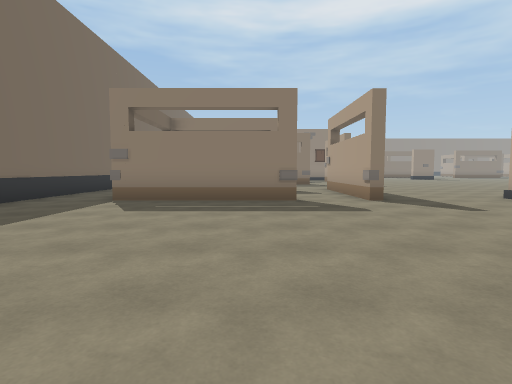
[1] (above)

24 first-person views from a walk through a 3-D level made in the Unity game engine. The camera is 1.3 m above the floor, tilts 4° down and sees 80° across. The floor is counted in squares, 2 m on a side. Each view is taken from the middle of a square. On the plan, view 1 faces up. The plan holds only what a view shows up to about 10 squares ahead; the rest is blank. The place goes on beyond the plan.

[2]
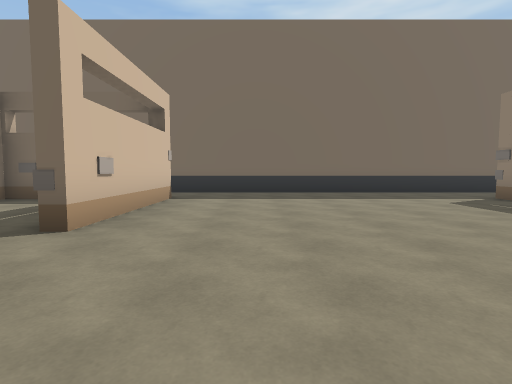

[3]
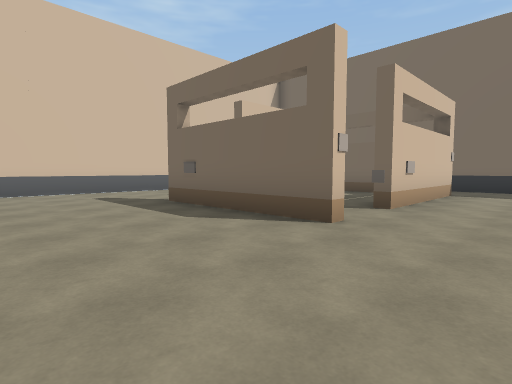

[4]
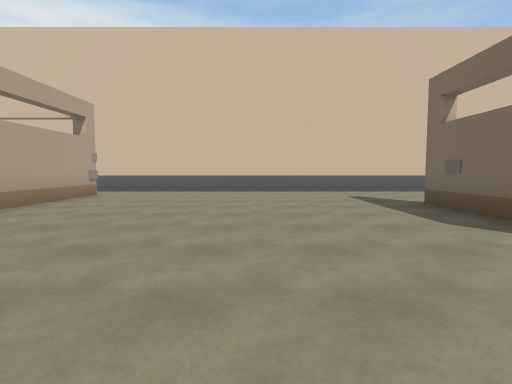

[5]
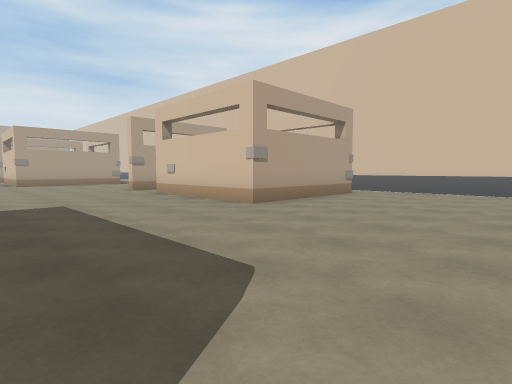

[6]
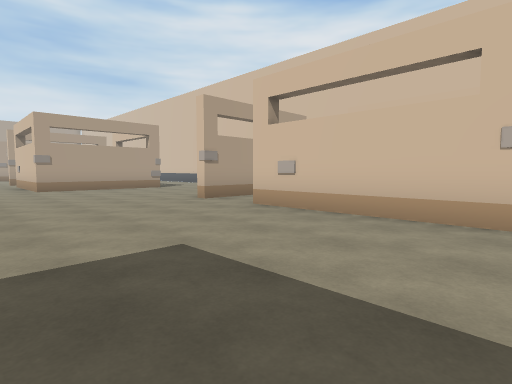

[7]
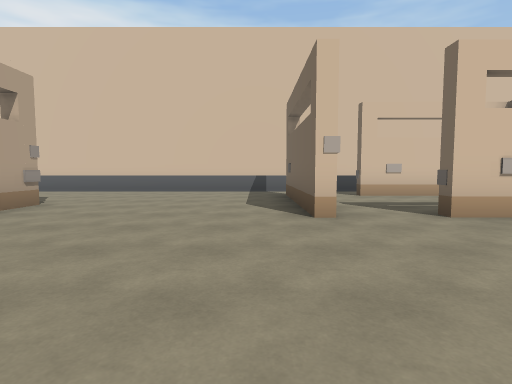

[8]
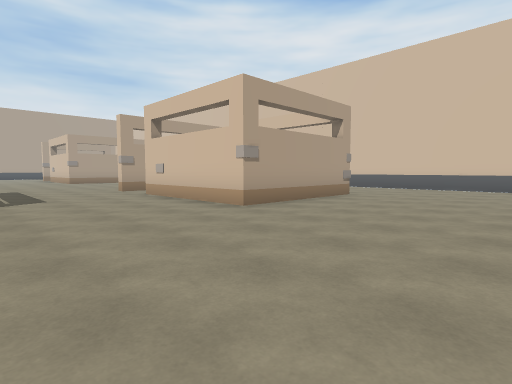

[9]
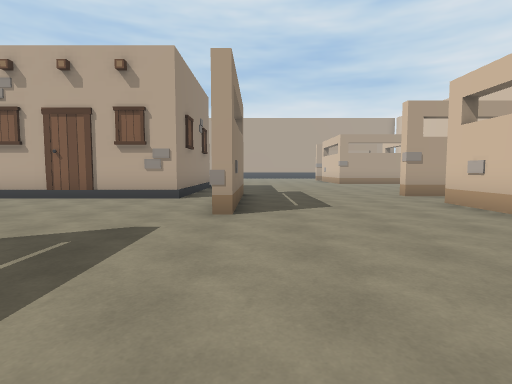

[10]
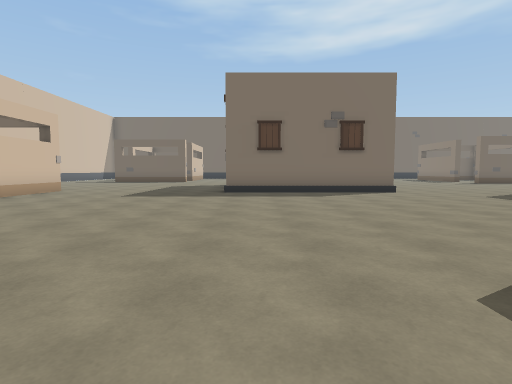

[11]
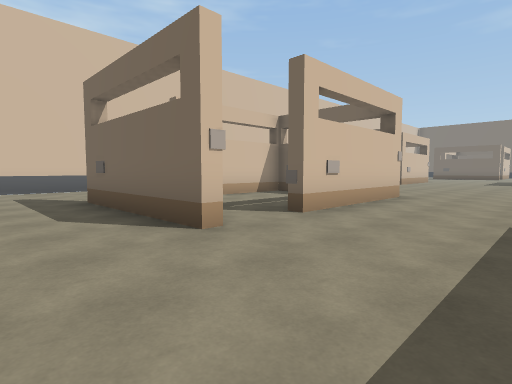

[12]
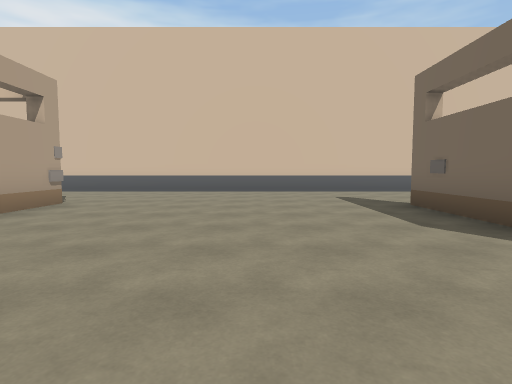

[13]
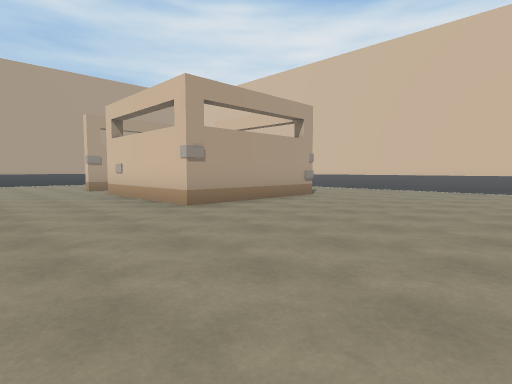

[14]
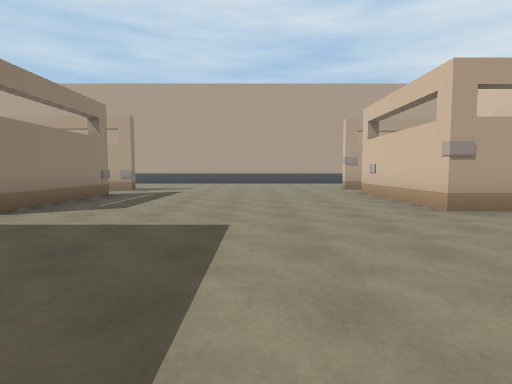

[15]
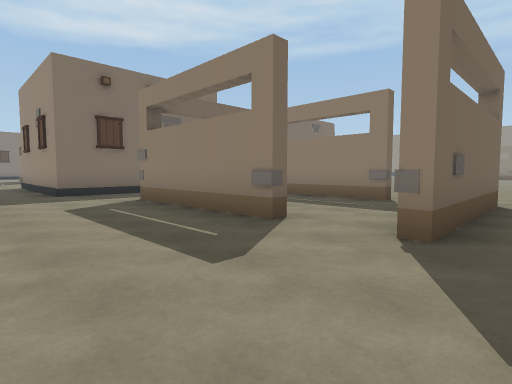

[16]
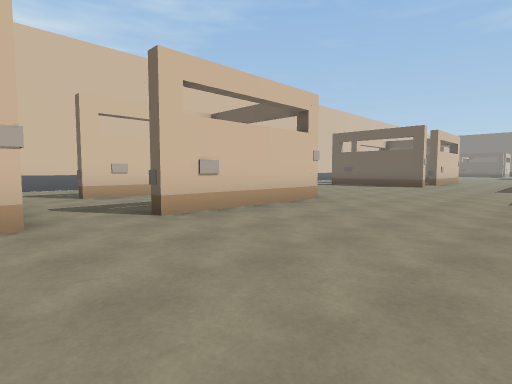

[17]
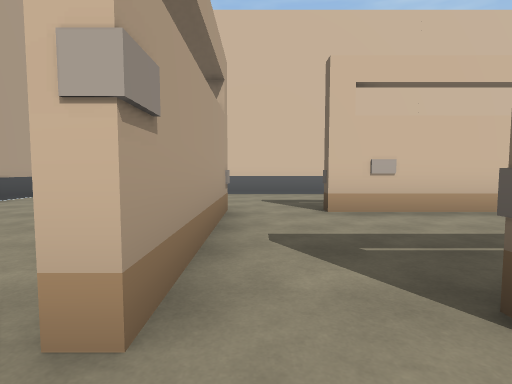

[18]
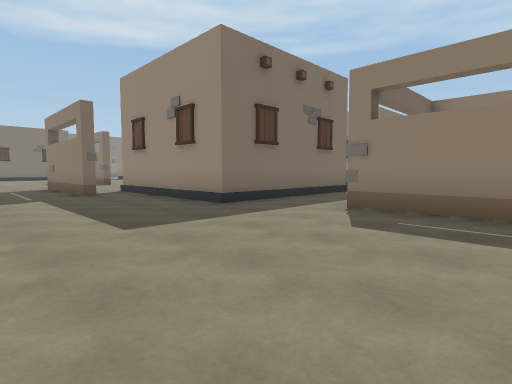

[19]
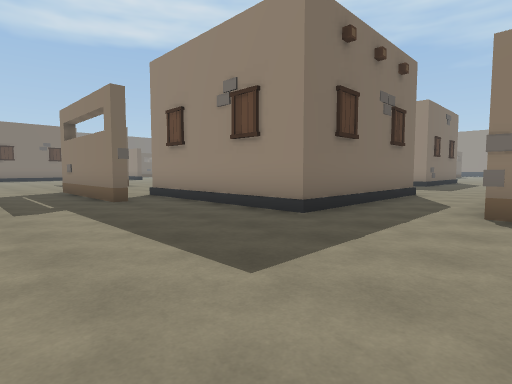

[20]
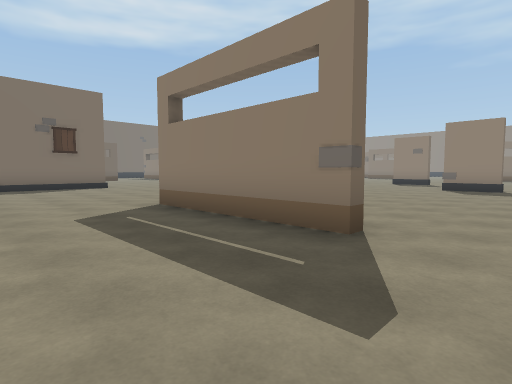

[21]
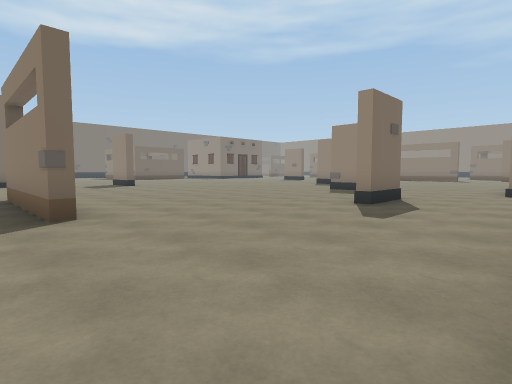

[22]
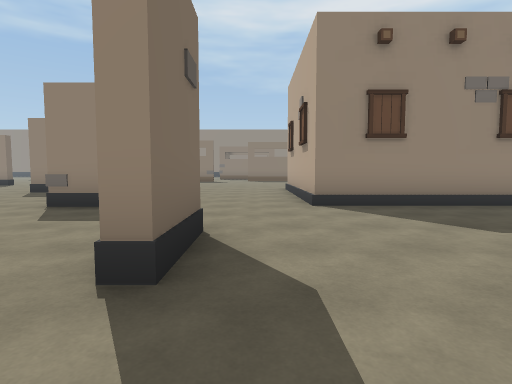

[23]
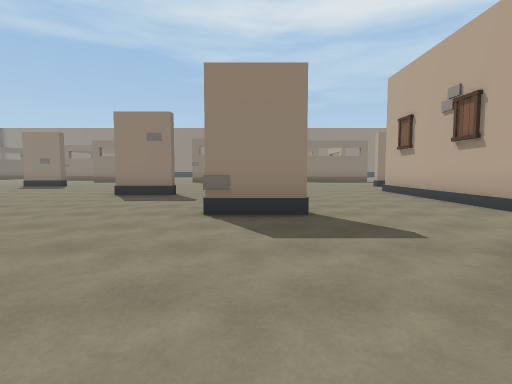

[24]
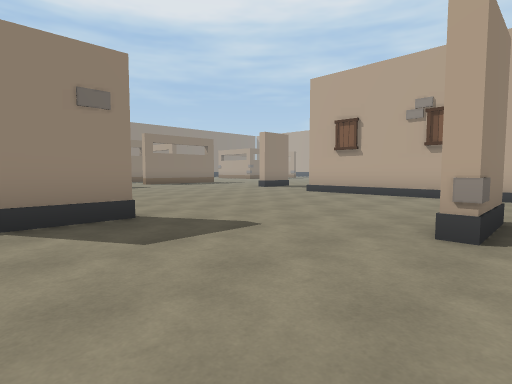

### Floor plan
Key: @ floor where view 1 was taken; # wall or solid block; . floor; / step, stairs or slope; O other object.
Columns run from 5 left of view 1 to 40 right of it. Each row starts with its distance up from view 1.
 22                          ....
 21                          .....
 20                    ...  .......
 19                    .... ......#
 18                    .... ......#
 17                     ..........#
 16                      .........#
 15                       ...O....#####
 14                       ....#.......
 13                        ...........
 12                         ....#....   ..      .
 11                        .....#...    ...     .
 10 #      .#....  ..     ........./   O...## O #
  9 #.    ..#....  ....  ........../    #.. ....#
  8 #.    .. ....  ................/    #..  ...#.
  7 #. ## O.O..#    #............../    #..   ..O.
  6 #..........O    #......###O..../    #.O## O.O.
  5 #.........      #............../#####.........
  4 #.........      #............O................
  3 #........       #............O###.............
  2 #........       ..............................
  1 #.............................................
  0 #....@........................................
 -1 #.###OO.#.................###OO.#......###OO.#
 -2 # # ... #.................#  ...#......#  ...#
 -3   #...  #..........O......# ... #......# ....#
 -4   O.    #.......####.#.... ...  O......  ....
 -5         #.......# ...#....O##   .......O##OO.O
 -6        .........  ...O......   .........   ...
 -7        ........O##OO. .......  .......... ....
 -8       ..........   .  .......  ...............
 -9       ###########  #  ########################

Where each view was taken, in squares from view 1:
view 1: 0 up, 0 right, facing up
view 2: 1 up, 4 right, facing left
view 3: 1 up, 6 right, facing down-left
view 4: 1 up, 6 right, facing down
view 5: 1 up, 6 right, facing down-right
view 6: 1 up, 10 right, facing down-right
view 7: 1 up, 17 right, facing down
view 8: 3 up, 17 right, facing down-right
view 9: 3 up, 19 right, facing right
view 10: 3 up, 20 right, facing left
view 11: 2 up, 29 right, facing down-left
view 12: 1 up, 30 right, facing down
view 13: 2 up, 29 right, facing down-right
view 14: 2 up, 29 right, facing right
view 15: 3 up, 40 right, facing up-left
view 16: 3 up, 40 right, facing down-left
view 17: 0 up, 39 right, facing down
view 18: 1 up, 36 right, facing up-left
view 19: 1 up, 34 right, facing up-left
view 20: 3 up, 23 right, facing up-left
view 21: 5 up, 26 right, facing up-left
view 22: 9 up, 24 right, facing up
view 23: 10 up, 21 right, facing up
view 24: 14 up, 17 right, facing up-right
